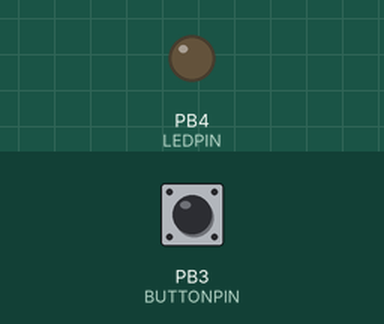
Simulated run of this sketch. Board: ATtiny85, built with avr-gcc and run on an emulated ATtiny85. On the bench: output pins drawn as LEDs (lit = HIGH). Inputs (shaded band) come from the test bench; at power-on: PB3 (BUTTONPIN) LOW. Sleep ends after the set time or at an interrupt.

Above: at 1.2 s.
1.3 s: PB3 (BUTTONPIN) pulled HIGH for 0.15 s
At 2.5 s:
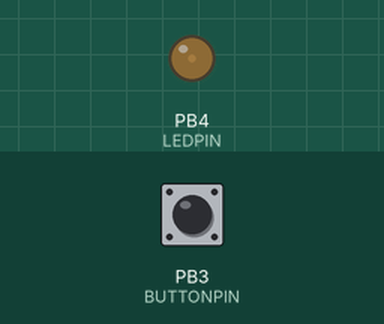
2.9 s: PB3 (BUTTONPIN) pulled HIGH for 1 s
At 3.8 s:
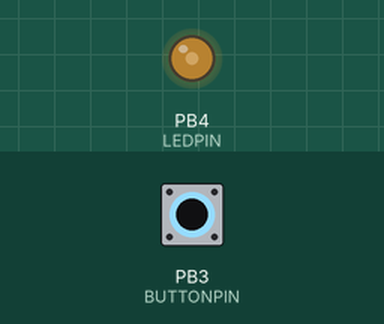
5.4 s: PB3 (BUTTONPIN) pulled HIGH for 0.15 s
At 5.7 s:
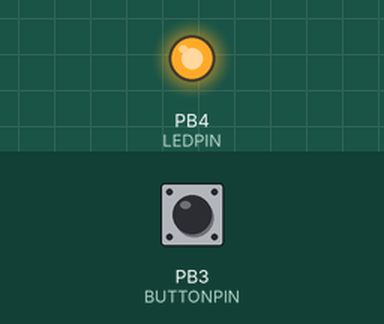
Timing chart, 0 to 8.4 s (numbered marks = the images above; inputs shaded):
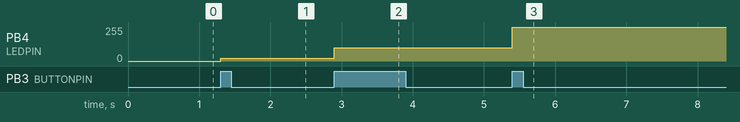

The sketch:

Good_night_ATTiny_2.ino
```cpp
//Includes
#include <avr/io.h> // Not entirely sure what this does
#include <avr/interrupt.h> //https://www.nongnu.org/avr-libc/user-manual/group__avr__interrupts.html
#include <avr/sleep.h> //https://www.nongnu.org/avr-libc/user-manual/group__avr__sleep.html

//https://bigdanzblog.wordpress.com/2014/08/10/attiny85-wake-from-sleep-on-pin-state-change-code-example/
// how to put attiny to sleep

int LEDPIN = 4;
int BUTTONPIN = 3;
bool Flash = LOW;
volatile int State = 0;
volatile int lastState = 4;
/*
   0: off
   1: low
   2: med
   3: high
   4: 2Hz blink at high intensity
*/

unsigned long bounceTime = 200000;
volatile unsigned long t1 = 0; //current time
volatile unsigned long t2 = 0; // previous time
volatile unsigned long lastPressedTime = 0;

void setup() {
  // sets PB4 to output, all others to inputs
  DDRB  = 0b00010000;

  //disable pullup on PB3 and PB4
  PORTB = 0b11100111;

  // set all outputs to low first (default, likely unecessary)
  PINB = 0b00000000;

  //disable interrupts during setup
  cli();
  // choose PB 3 for your interrupt pin
  PCMSK = 0b00001000;
  // globally stage change interrupts to be enabled (still requires sei())
  GIMSK = 0b00100000;

  ADCSRA &= ~_BV(ADEN);  // ADC off

  //enable interrupts after setup
  sei();

}

void loop() {

  /*
     Because the timer resets whenever the attiny85 goes to sleep,
     I can't use the time difference to debounce from state 0

     The common case is that I'll press the button on State 4 (flash),
     and it will skip from zero (sleep) to 1 (low)

     It almost always only bounces once, which must be happening during
     the switch tree, so it jumps from State = 4 to State = 1;
     This jump from 4->0->1 must happen before another loop() completes.
     I know that the ATTiny85 is not getting to State = 0, going to sleep,
     and then waking back up on the bounce because I have a delayMicroseconds
     line inside of that case which should ignore that bounce.

     If I keep track of the last State called at the top of every loop,
     I'll know if the State has moved by more than 1 in the course of a
     single loop, which is the shortest amount of time for detection.
  */
  switch (State) {
    case 0:
      analogWrite(LEDPIN, 0);
      delayMicroseconds(bounceTime);
      set_sleep_mode(SLEEP_MODE_PWR_DOWN);
      sleep_enable();
      sleep_cpu();
      break;
    case 1:
      sleep_disable();
      if (lastState == 4){
        State = 0;
        break;
      }
      analogWrite(LEDPIN, 20);
      break;
    case 2:
      analogWrite(LEDPIN, 100);
      break;
    case 3:
      analogWrite(LEDPIN, 255);
      break;
    case 4:
      t1 = micros();
      if (t1 - t2 > 250000) {
        Flash = !Flash;
        t2 = t1;
      }
      if (Flash) {
        analogWrite(LEDPIN, 255);
      }
      else {
        analogWrite(LEDPIN, 0);
      }
      break;
    default:
      analogWrite(LEDPIN, 0);
      break;
  }
  lastState = State;
}

//Pin Change Interrupt Request 0 (don't look at nested interrupts)
ISR(PCINT0_vect) {
  // This will trigger on both rising and falling by default
  // need to read the state of the pin to tell if rising
  t1 = micros();
  if (digitalRead(BUTTONPIN)) {
    if (t1 - lastPressedTime > bounceTime || State == 0) {
      State = State + 1;
      if (State > 4) {
        State = 0;
      }
    }
  }
  lastPressedTime = micros();
}


void incrementState(){
  State+=1;
  if (State > 4){
    State = 0;
  }
}
```

Measured:
- after the input at 1.3 s, PB4 (LEDPIN): 0/255 → 20/255 at once
- after the input at 2.9 s, PB4 (LEDPIN): 20/255 → 100/255 at once
- after the input at 5.4 s, PB4 (LEDPIN): 100/255 → 255/255 at once
